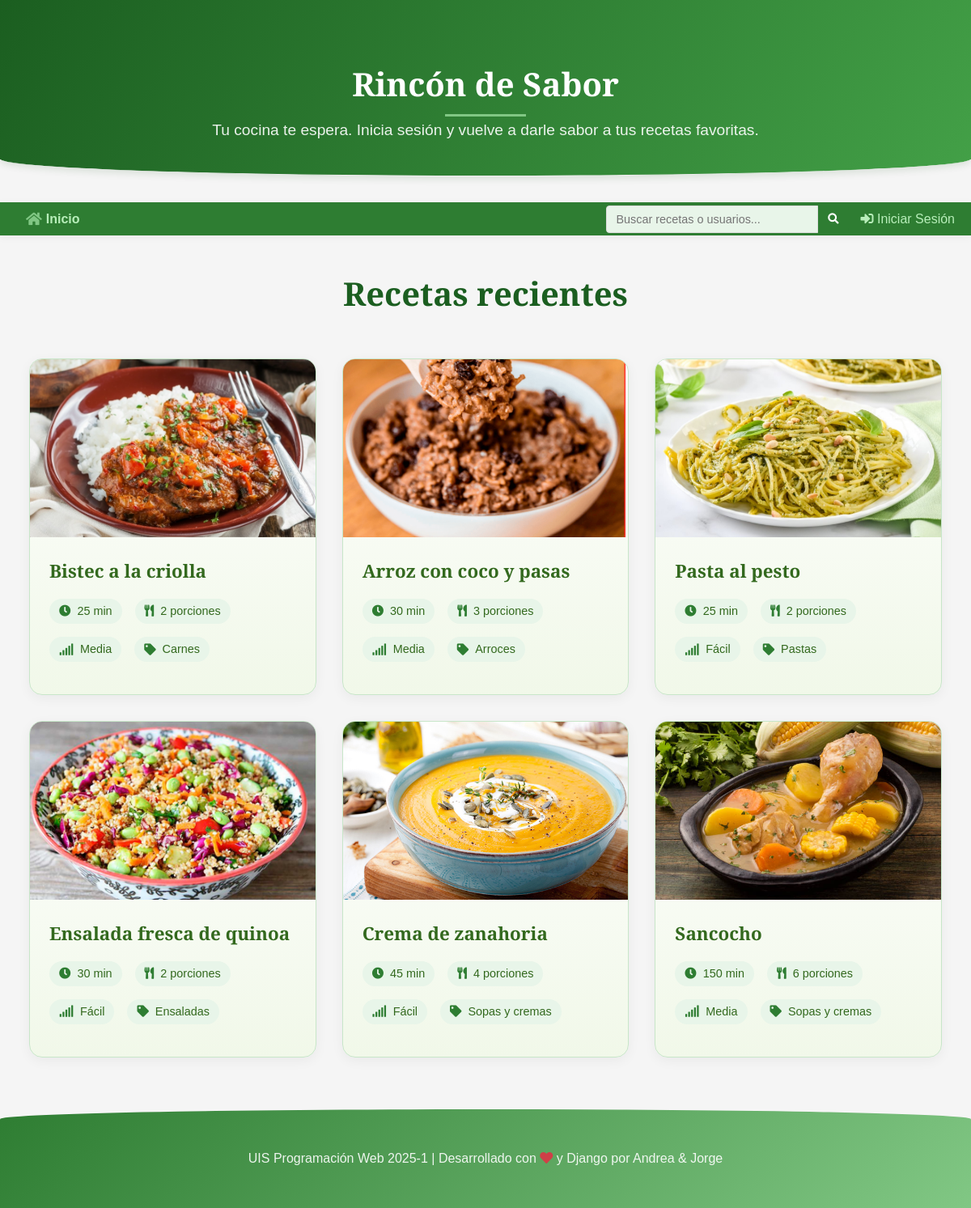
The app's page /, older data.
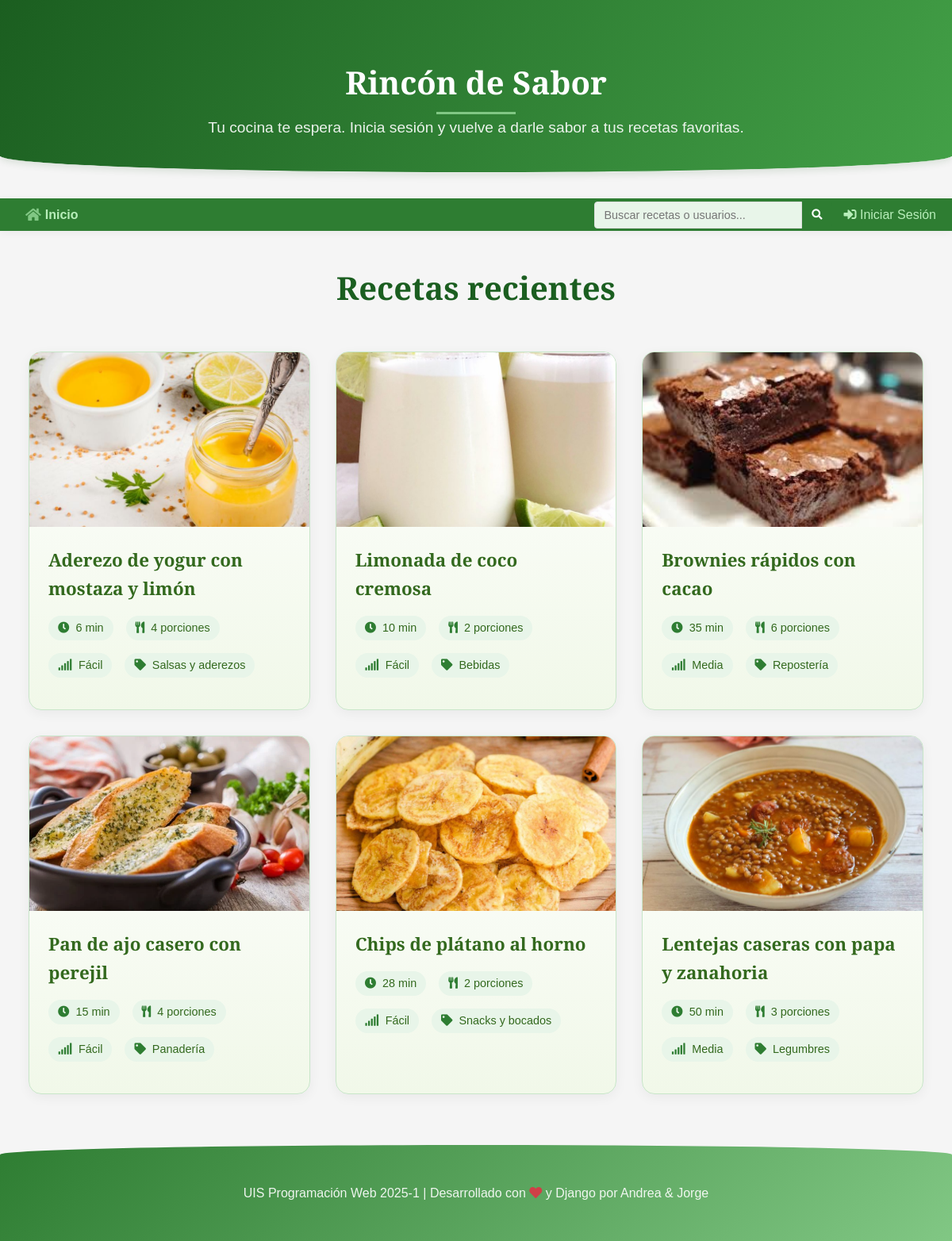
The same page, newer data.
### post/models.py (models this page shows, shortened)
class Recipe(models.Model):
    DIFFICULTY_CHOICES = [
        ('FACIL', 'Fácil'),
        ('MEDIA', 'Media'),
        ('DIFICIL', 'Difícil'),
    ]
    title = models.CharField(max_length=200, verbose_name='Título')
    ingredients = models.TextField(verbose_name='Ingredientes')
    instructions = models.TextField(verbose_name='Instrucciones')
    prep_time = models.PositiveIntegerField(verbose_name='Tiempo de Preparación (minutos)', default=0)
    cook_time = models.PositiveIntegerField(verbose_name='Tiempo de Cocción (minutos)', default=0)
    servings = models.PositiveIntegerField(verbose_name='Porciones', default=1)
    difficulty = models.CharField(max_length=10, choices=DIFFICULTY_CHOICES, default='MEDIA', verbose_name='Dificultad')
    recipe_image = models.ImageField(upload_to='recipe_pics/', null=True, blank=True, verbose_name='Imagen de la Receta')
    author = models.ForeignKey(User, on_delete=models.CASCADE, verbose_name='Autor')
    category = models.ForeignKey(Category, on_delete=models.SET_NULL, null=True, blank=True, verbose_name='Categoría')
    created_at = models.DateTimeField(auto_now_add=True, verbose_name='Fecha de Creación')
    updated_at = models.DateTimeField(auto_now=True, verbose_name='Última Actualización')
    published = models.BooleanField(default=True, verbose_name='Publicada')
    def total_time(self):
        return self.prep_time + self.cook_time

class Category(models.Model):
    name = models.CharField(max_length=100, unique=True)
    class Meta:
        verbose_name = "Category"
        verbose_name_plural = "Categories"

### post/views.py (the view)
# urls.py: path('', views.index, name='index'),
def index(request):
    recetas_recientes = Recipe.objects.filter(published=True).order_by('-created_at')[:6]  # Últimas 6 recetas
    return render(request, 'post/index.html', {'recetas_recientes': recetas_recientes})

### post/templates/post/index.html (shortened to what this page needs)
{% extends 'post/base.html' %}
{% load static %}
{% block extra_head %}
<link rel="stylesheet" href="{% static 'post/css/index.css' %}">
<link rel="stylesheet" href="{% static 'post/css/categorias.css' %}">
{% endblock extra_head%}
{% block content %}
<h1>Recetas recientes</h1>
<div class="grid-recetas">
    {% for receta in recetas_recientes %}
        <div class="tarjeta-receta">
            {% if receta.recipe_image %}
                <div class="receta-img">
                    <img src="{{ receta.recipe_image.url }}" alt="{{ receta.title }}">
                </div>
            {% endif %}
            <div class="receta-content">
                <h2 class="receta-title">
                    <a href="{% url 'post:detalle_receta' receta.id %}">{{ receta.title }}</a>
                </h2>
                <div class="receta-meta">
                    <span>
                        <i class="fas fa-clock"></i>
                        {{ receta.total_time }} min
                    </span>
                    <span>
                        <i class="fas fa-utensils"></i>
                        {{ receta.servings }} porciones
                    </span>
                    <span>
                        <i class="fas fa-signal"></i>
                        {{ receta.get_difficulty_display }}
                    </span>
                    {% if receta.category %}
                        <span>
                            <i class="fas fa-tag"></i>
                            {{ receta.category.name }}
                        </span>
                    {% endif %}
                </div>
            </div>
        </div>
    {% endfor %}
</div>
{% endblock content%}

Row changes from the older to the newer data that the page shows:
no longer on this page (row unchanged): Recipe: recipe_image (picture), title "Bistec a la criolla", total_time "25", servings "2", difficulty "Media", category.name "Carnes"
no longer on this page (row unchanged): Recipe: recipe_image (picture), title "Arroz con coco y pasas", total_time "30", servings "3", difficulty "Media", category.name "Arroces"
no longer on this page (row unchanged): Recipe: recipe_image (picture), title "Pasta al pesto", total_time "25", servings "2", difficulty "Fácil", category.name "Pastas"
no longer on this page (row unchanged): Recipe: recipe_image (picture), title "Ensalada fresca de quinoa", total_time "30", servings "2", difficulty "Fácil", category.name "Ensaladas"
no longer on this page (row unchanged): Recipe: recipe_image (picture), title "Crema de zanahoria", total_time "45", servings "4", difficulty "Fácil", category.name "Sopas y cremas"
no longer on this page (row edited): Recipe: recipe_image (picture), title "Sancocho", total_time "150", servings "6", difficulty "Media", category.name "Sopas y cremas"
added Recipe: recipe_image (picture), title "Aderezo de yogur con mostaza y limón", total_time "6", servings "4", difficulty "Fácil", category.name "Salsas y aderezos"
added Recipe: recipe_image (picture), title "Limonada de coco cremosa", total_time "10", servings "2", difficulty "Fácil", category.name "Bebidas"
added Recipe: recipe_image (picture), title "Brownies rápidos con cacao", total_time "35", servings "6", difficulty "Media", category.name "Repostería"
added Recipe: recipe_image (picture), title "Pan de ajo casero con perejil", total_time "15", servings "4", difficulty "Fácil", category.name "Panadería"
added Recipe: recipe_image (picture), title "Chips de plátano al horno", total_time "28", servings "2", difficulty "Fácil", category.name "Snacks y bocados"
added Recipe: recipe_image (picture), title "Lentejas caseras con papa y zanahoria", total_time "50", servings "3", difficulty "Media", category.name "Legumbres"
